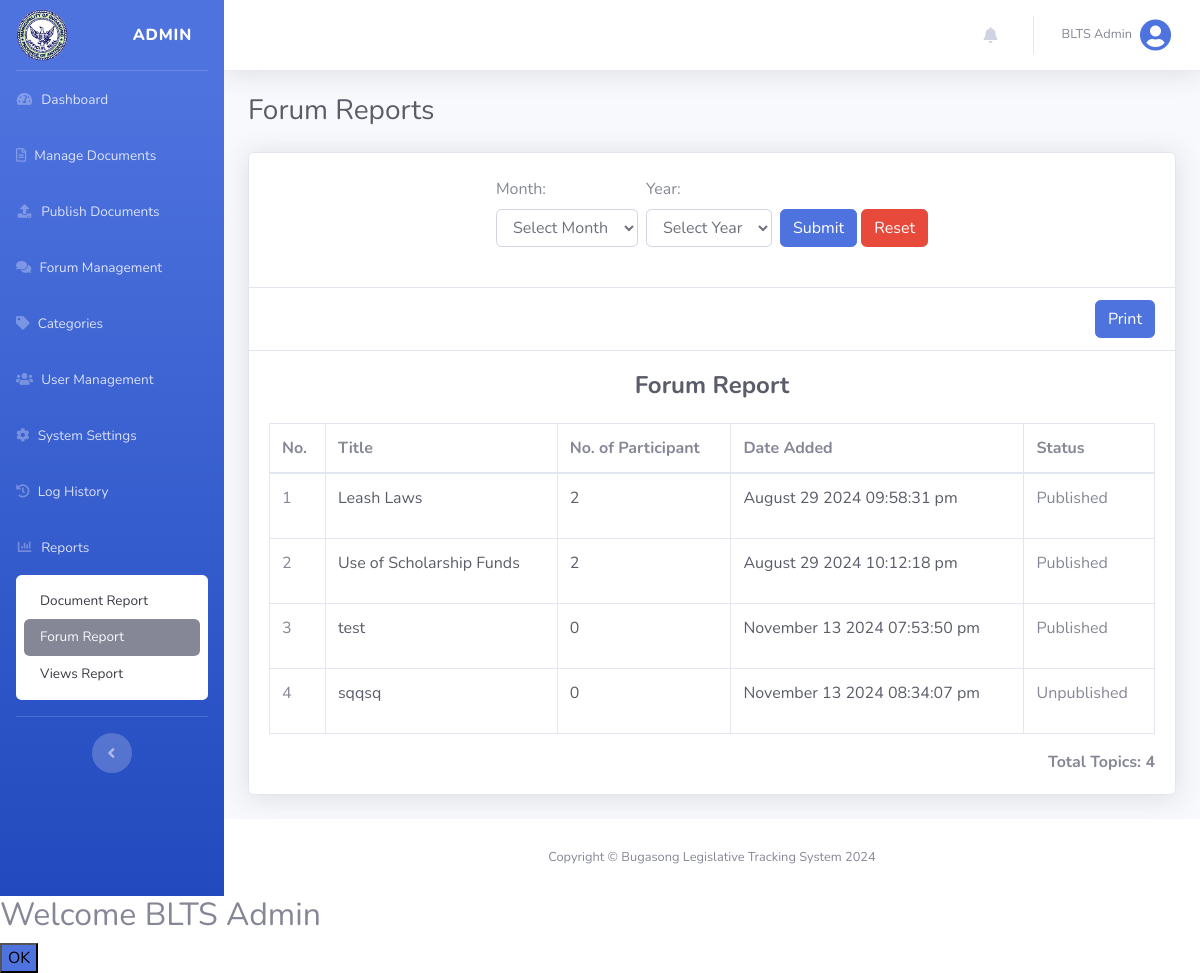
Page /views/admin_report_forum.php (signed in) on the earlier database version.
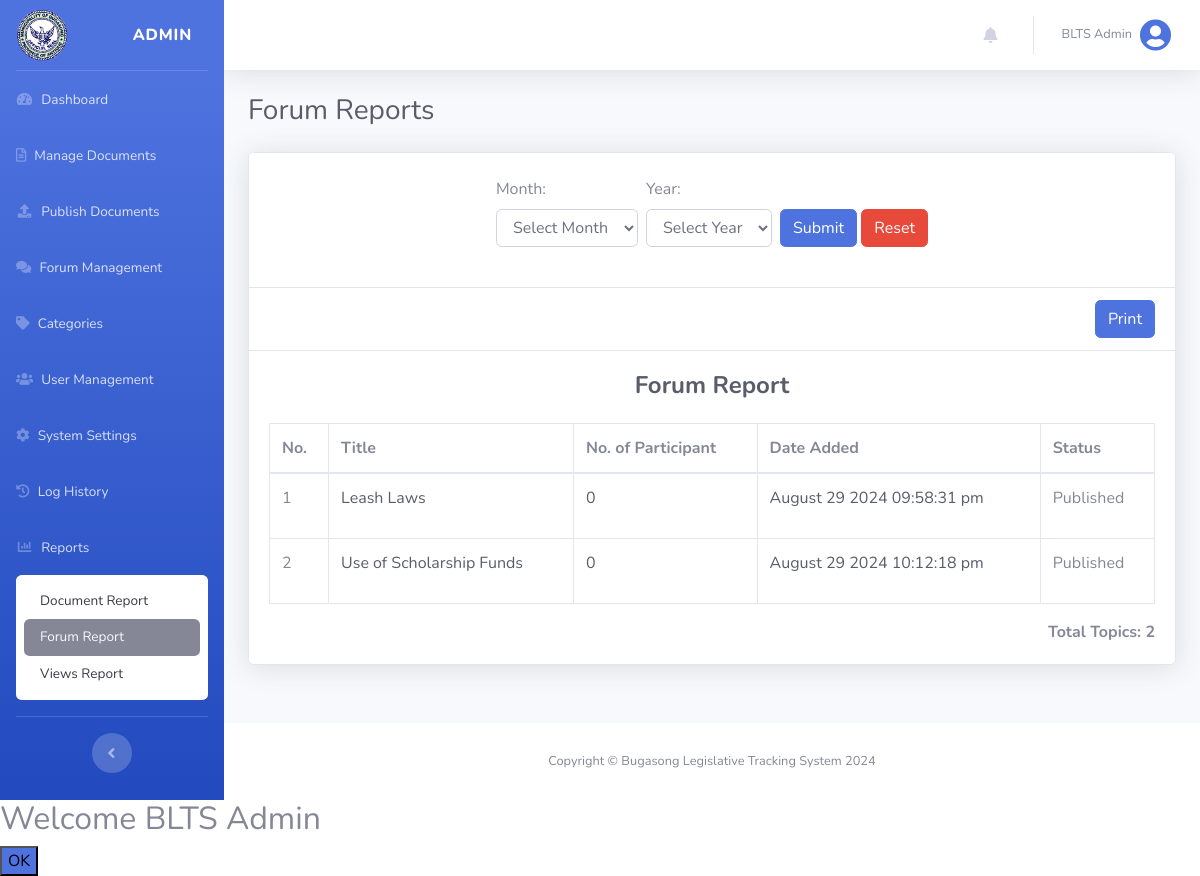
Same page on the later database version.
### tables this page shows
CREATE TABLE `posts` (
  `post_id` int(255) NOT NULL,
  `user_id` int(255) NOT NULL,
  `topic` longtext NOT NULL,
  `message` longtext NOT NULL,
  `status` int(255) NOT NULL DEFAULT 0,
  `reason` longtext DEFAULT NULL,
  `date_added` datetime(6) DEFAULT current_timestamp(6)
);

### config/functions.php (called while the page is built, shortened)
<?php
function isAdmin()
{
    return isset($_SESSION['user_type']) && $_SESSION['user_type'] === 'admin';
}
function countParticipants($post_id)
{
    global $conn;
    $query = "SELECT COUNT(DISTINCT pc.user_id) AS participant_count
              FROM post_comments pc
              JOIN posts p ON pc.post_id = p.post_id
              WHERE pc.post_id = ?";
    if ($stmt = $conn->prepare($query)) {
        $stmt->bind_param("i", $post_id);
        if ($stmt->execute()) {
            $result = $stmt->get_result();
            $row = $result->fetch_assoc();
            $participant_count = $row['participant_count'];
            return $participant_count;
        } else {
            echo "Execution error: " . $stmt->error;
            return false;
        }
    } else {
        echo "Preparation error: " . $conn->error;
        return false;
    }
}
function ForumReport($limit)
{
    global $conn;
    $query = "
        SELECT
            post_id,
            user_id,
            topic,
            message,
            status,
            date_added
        FROM posts
        ORDER BY date_added ASC
        LIMIT ?
    ";
    $stmt = $conn->prepare($query);
    $stmt->bind_param('i', $limit);
    $stmt->execute();
    $result = $stmt->get_result();
    if ($result->num_rows > 0) {
        $posts = $result->fetch_all(MYSQLI_ASSOC);
    } else {
        $posts = [];
    }
    return $posts;
}

### views/admin_report_forum.php (the view, shortened to what the changed rows need)
<?php
@include('header.php');
?>
<div id="content-wrapper" class="d-flex flex-column">
    <div id="content">
        <?php if (isAdmin()) : ?>
            <div class="container-fluid">
                <div class="d-sm-flex align-items-center justify-content-between mb-4">
                    <h1 class="h3 mb-0 text-gray-800">Forum Reports</h1>
                </div>
                <div class="card shadow mb-4">
                    <?php
                    $_month = $_GET['month'] ?? '';
                    $_year = $_GET['year'] ?? '';
                    $status = $_GET['status'] ?? '';
                    if (isset($_GET['search_forum_report'])) {
                        $posts = searchPostReport($_month, $_year, $status);
                    } else {
                        $posts = ForumReport(999);
                    }
                    ?>
                    <div class="card-body">
                        <div class="table-responsive">
                            <?php if (empty($posts)) : ?>
                                <p class="text-center">No post found.</p>
                            <?php else : ?>
                                <div id="print-area">
                                    <div id="print-container">
                                        <h4 class="m-0 font-weight-bold text-dark mb-4 text-center">Forum Report</h4>
                                        <table class="table table-bordered" width="100%" cellspacing="0">
                                            <thead>
                                                <tr>
                                                    <th>No.</th>
                                                    <th>Title</th>
                                                    <th>No. of Participant</th>
                                                    <th>Date Added</th>
                                                    <th>Status</th>
                                                </tr>
                                            </thead>
                                            <tbody>
                                                <?php $count = 1; ?>
                                                <?php foreach ($posts as $post) :  ?>
                                                    <tr>
                                                        <td><?php echo $count++; ?></td>
                                                        <td class="text-gray-800"><?php echo $post['topic']; ?></td>
                                                        <td class="text-gray-800"><?php echo countParticipants($post['post_id']); ?></td>
                                                        <td class="text-gray-800"><?php echo date('F d Y h:i:s a', strtotime($post['date_added'])); ?></td>
                                                        <td>
                                                            <?php echo ($post['status'] == '0') ? '<p>Unpublished</p>' : '<p>Published</p>' ?>
                                                        </td>
                                                    </tr>
                                                <?php endforeach; ?>
                                            </tbody>
                                        </table>
                                        <div style="text-align: right;">
                                            <strong>Total Topics: <?php echo $count - 1; ?></strong>
                                        </div>
                                    </div>
                                </div>
                            <?php endif; ?>
                        </div>
                    </div>
                </div>
            </div>
        <?php else : redirect('dashboard', ''); ?>
        <?php endif; ?>
    </div>
</div>
<?php
@include('footer.php');
?>

Differences in the rows shown:
removed posts: topic "test", post_id "0", date_added "November 13 2024 07:53:50 pm", status "Published"
removed posts: topic "sqqsq", post_id "0", date_added "November 13 2024 08:34:07 pm", status "Unpublished"
computed for posts "Leash Laws": post_id "2" → "0"
computed for posts "Use of Scholarship Funds": post_id "2" → "0"
Other differences:
$count - 1: "4" → "2"
